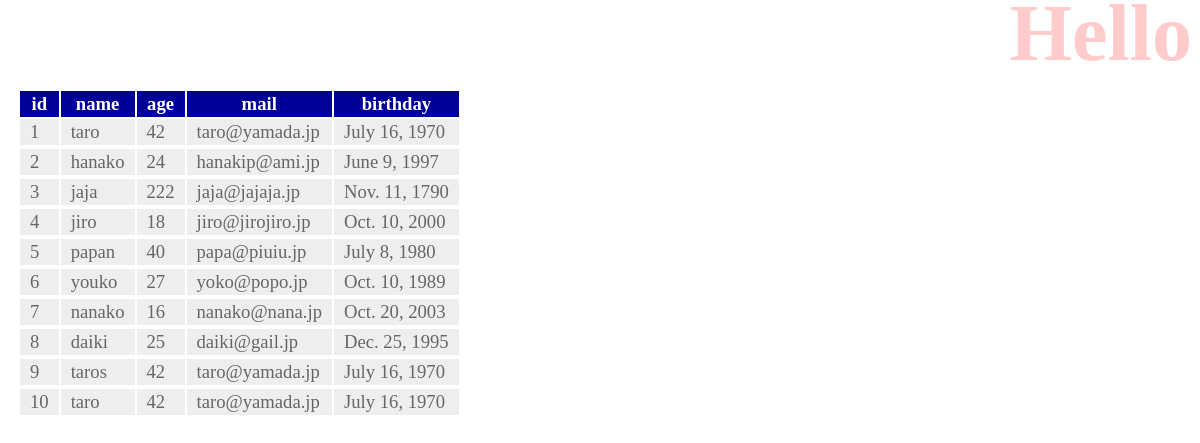
/hello/, run on the app's committed database.
### hello/models.py (models this page shows, shortened)
class Friend(models.Model):
    name=models.CharField(max_length=100)
    mail=models.EmailField(max_length=200)
    gender=models.BooleanField()
    age=models.IntegerField(default=0)
    birthday=models.DateField()

### hello/views.py (the view)
# urls.py: path('', views.index, name='index'),
def index(request):
    data=Friend.objects.all()
    re1=Friend.objects.aggregate(Count('age'))
    re2=Friend.objects.aggregate(Sum('age'))
    re3=Friend.objects.aggregate(Avg('age'))
    re4=Friend.objects.aggregate(Min('age'))
    re5=Friend.objects.aggregate(Max('age'))
    msg='count: '+str(re1['age__count']) \
            +'<br>Sum:'+str(re2['age__sum']) \
            +'<br>Average:'+str(re3['age__avg']) \
            +'<br>Min:'+str(re4['age__min']) \
            +'<br>Max:'+str(re5['age__max'])
    params={
            'title':'Hello',
            'message':msg,
            'data':data,
            }
    return render(request, 'hello/index.html', params)

### hello/templates/hello/index.html (shortened to what this page needs)
{% load static %}
<!doctype html>
<html lang="ja">
<head>
    <link rel="stylesheet" type="text/css"
    href="{% static 'hello/css/style.css' %}" />
</head>
<body>
    <h1>{{title}}</h1>
    <table>
        <tr>
            <th>id</th>
            <th>name</th>
            <th>age</th>
            <th>mail</th>
            <th>birthday</th>
        </tr>
    {% for item in data %}
        <tr>
            <td>{{item.id}}</td>
            <td>{{item.name}}</td>
            <td>{{item.age}}</td>
            <td>{{item.mail}}</td>
            <td>{{item.birthday}}</td>
        <tr>
    {% endfor %}
     </table>
</body>
</html>

### hello/static/hello/css/style.css (style rules this page uses)
body { color:gray; font-size:16pt }
h1 { color:red; opacity:0.2; font-size:60pt; margin-top:-20px; margin-bottom:0px; text-align:right; }
table { margin:10px; font-size:14pt; }
table tr th { background-color:#009; color:white; padding:2px 10px; border-width:2px; }
table tr td { background-color:#eee; color:#666; padding:2px 10px; border-width:2px; }

### data on the page
Friend: id "1", name "taro", age "42", mail "taro@yamada.jp", birthday "July 16, 1970"
Friend: id "2", name "hanako", age "24", mail "hanakip@ami.jp", birthday "June 9, 1997"
Friend: id "3", name "jaja", age "222", mail "jaja@jajaja.jp", birthday "Nov. 11, 1790"
Friend: id "4", name "jiro", age "18", mail "jiro@jirojiro.jp", birthday "Oct. 10, 2000"
Friend: id "5", name "papan", age "40", mail "papa@piuiu.jp", birthday "July 8, 1980"
Friend: id "6", name "youko", age "27", mail "yoko@popo.jp", birthday "Oct. 10, 1989"
Friend: id "7", name "nanako", age "16", mail "nanako@nana.jp", birthday "Oct. 20, 2003"
Friend: id "8", name "daiki", age "25", mail "daiki@gail.jp", birthday "Dec. 25, 1995"
Friend: id "9", name "taros", age "42", mail "taro@yamada.jp", birthday "July 16, 1970"
Friend: id "10", name "taro", age "42", mail "taro@yamada.jp", birthday "July 16, 1970"
